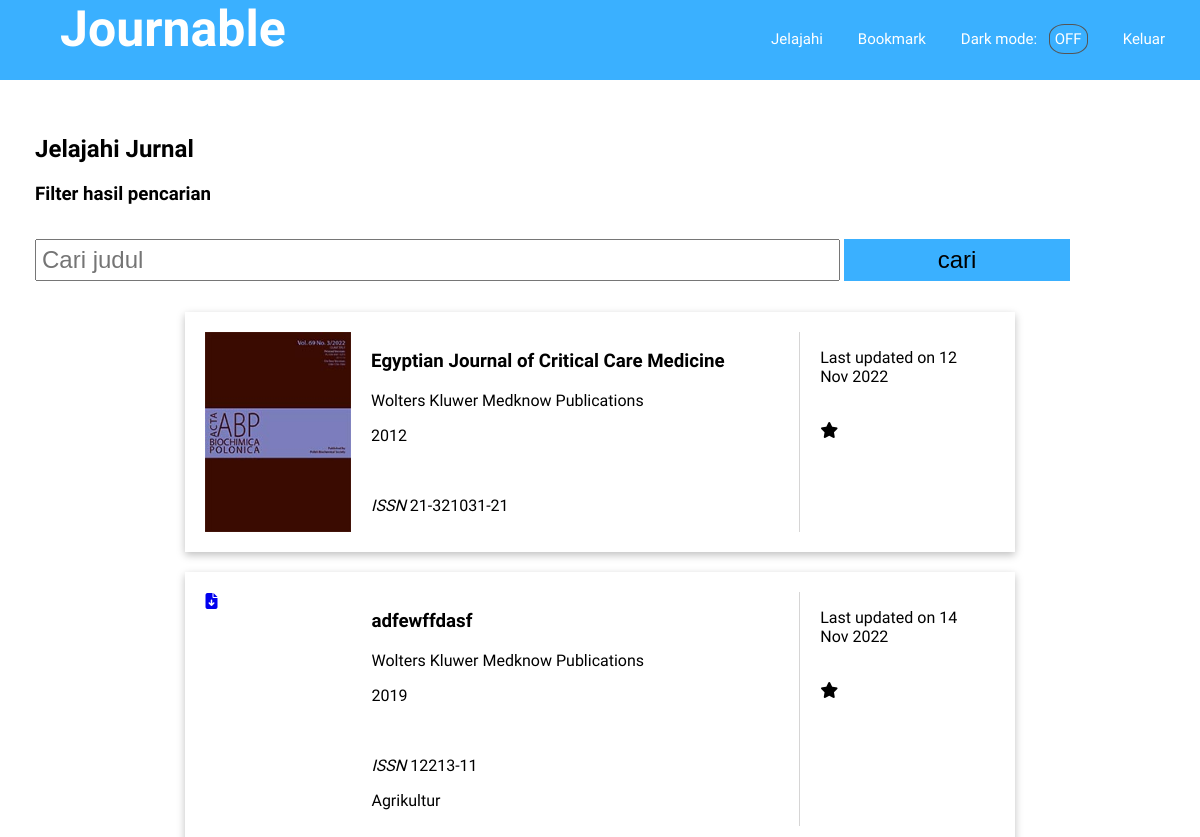
Screenshot of /users/browse.php (signed in) with the database file from the repository.
### tables this page shows
CREATE TABLE `journal` (
  `id` int(10) UNSIGNED NOT NULL,
  `id_publisher` int(10) UNSIGNED NOT NULL,
  `title` varchar(255) NOT NULL,
  `published_date` year(4) NOT NULL,
  `category` varchar(64) DEFAULT NULL,
  `last_updated` datetime DEFAULT NULL,
  `issn` varchar(20) NOT NULL,
  `cover_filename` varchar(255) DEFAULT NULL,
  `journal_filename` varchar(255) DEFAULT NULL
);

CREATE TABLE `publisher` (
  `id` int(10) UNSIGNED NOT NULL,
  `name` varchar(100) NOT NULL,
  `email` varchar(255) NOT NULL,
  `password` varchar(255) NOT NULL,
  `username` varchar(64) DEFAULT NULL
);

### users/browse.php (the view, shortened to what this page needs)
<!DOCTYPE html>
<html lang="en">
<head>
    <link rel="stylesheet" href="../stylesheet/style-header-footer.css"/>
    <link rel="stylesheet" href="stylesheet/browse.css"/>
    <link rel="stylesheet" href="https://cdnjs.cloudflare.com/ajax/libs/font-awesome/6.2.0/css/all.min.css"
/>
</head>
<body>
<?php
include('../includes/header.php');
?>
<div class="all-container">
    <h2>Jelajahi Jurnal</h2>
    <aside class="filter">
        <h3>Filter hasil pencarian</h3>
        <div class="searching">
            <form action="" method="get">
                <input type="text" name="search" placeholder="Cari judul" class="search">
                <input type="submit" name="submit" value="cari" class="cari">
            </form>
        </div>
    </aside>
    <main>
        <ul class="search-results">
            <?php
            require "../php/config.php";
            if (isset($_GET['submit'])) {
                $search = $_GET['search'];
                $query = mysqli_query(
                    $db,
                    "SELECT journal.id,
                            title,
                            issn,
                            published_date,
                            category,
                            last_updated,
                            cover_filename,
                            journal_filename,
                            publisher.name
                    FROM journal
                    JOIN publisher ON journal.id_publisher = publisher.id
                    WHERE title LIKE '%$search%'"
                );
            } else {
                $query = mysqli_query(
                    $db,
                    "SELECT journal.id,
                            title,
                            issn,
                            published_date,
                            category,
                            last_updated,
                            cover_filename,
                            journal_filename,
                            publisher.name
                    FROM journal
                    JOIN publisher ON journal.id_publisher = publisher.id"
                );
            }
            while ($row = mysqli_fetch_assoc($query)) {
                ?>
                <li class="card">
                    <?php
                    $journal_filename = $row['journal_filename'];
                    $cover_filename = $row['cover_filename'];
                    if (!$journal_filename) {
                        $journal_filename = '#';
                    }
                    if ($cover_filename) {
                        $title = $row['title'];
                        echo "<a href='../publisher/$journal_filename'>
                            <img src = '../publisher/$cover_filename' alt = 'Cover $title' height = '200px'>
                        </a>";
                    } else {
                        echo "<a href='$journal_filename'>
                            <div style='height: 200px; width: 146px'>
                                <i class='fa-solid fa-file-arrow-down'></i>
                            </div>
                        </a>";
                    }
                    ?>
                    <div class="search-result-main">
                        <h3><?= $row['title'] ?></h3>
                        <p><?= $row['name'] ?></p>
                        <p><?= $row['published_date'] ?></p>
                        <br>
                        <p><i>ISSN </i><?= $row['issn'] ?></p>
                        <p><?= $row['category'] ?></p>
                    </div>
                    <aside class="search-result-aside">
                        <p>Last updated on <?= date('d M Y', strtotime($row['last_updated'])); ?></p>
                        <br>
                        <a href="addBookmark.php?id=<?= $row['id'] ?>" class="icon-class"
                           style="text-decoration: none; color: black;"><i
                           class="fa-solid fa-star" style="display: inline-block;"></i></a>
                    </aside>
                </li>
                <?php
            }
            ?>
        </ul>
    </main>
</div>
</body>
</html>

### stylesheet/style-header-footer.css (style rules this page uses)
body { font-family: "Work Sans", sans-serif; margin: 0; padding: 0; }

### users/stylesheet/browse.css (style rules this page uses)
img { float: left; display: block; }
.all-container { padding: 35px }
.card { box-shadow: rgb(0 0 0 / 25%) 0px 3px 8px; list-style-type: none; padding: 20px; margin-bottom: 20px; overflow: auto; display: flex; flex-flow: row; }
.search-result-main { border-right: 1px solid rgba(92, 89, 86, 0.25); width: 70%; float: left; padding-left: 20px; padding-right: 20px; }
.search-result-aside { padding-left: 20px; padding-right: 20px; float: left; }
.search-results { padding: 0; }
.filter { width: 100%; }
.filter input[type=text] { width: 70%; margin: 15px 0; padding: 5px; font-size: 3vh; }
.filter input[type=submit] { background-color: #3AB0FF; cursor: pointer; border: 2; border-style: solid; border-color: #3AB0FF; color: black; width: 20%; margin: 15px 0; padding: 5px; font-size: 3vh; }
main { width: 100%; height: 100%; display: flex; justify-content: space-around; align-items: center; flex-wrap: wrap; }

### rows the page displays
journal: cover_filename (picture), title "Egyptian Journal of Critical Care Medicine", id_publisher.name "Wolters Kluwer Medknow Publications", published_date "2012", issn "21-321031-21", last_updated "12 Nov 2022"
journal: title "adfewffdasf", id_publisher.name "Wolters Kluwer Medknow Publications", published_date "2019", issn "12213-11", category "Agrikultur", last_updated "14 Nov 2022"
